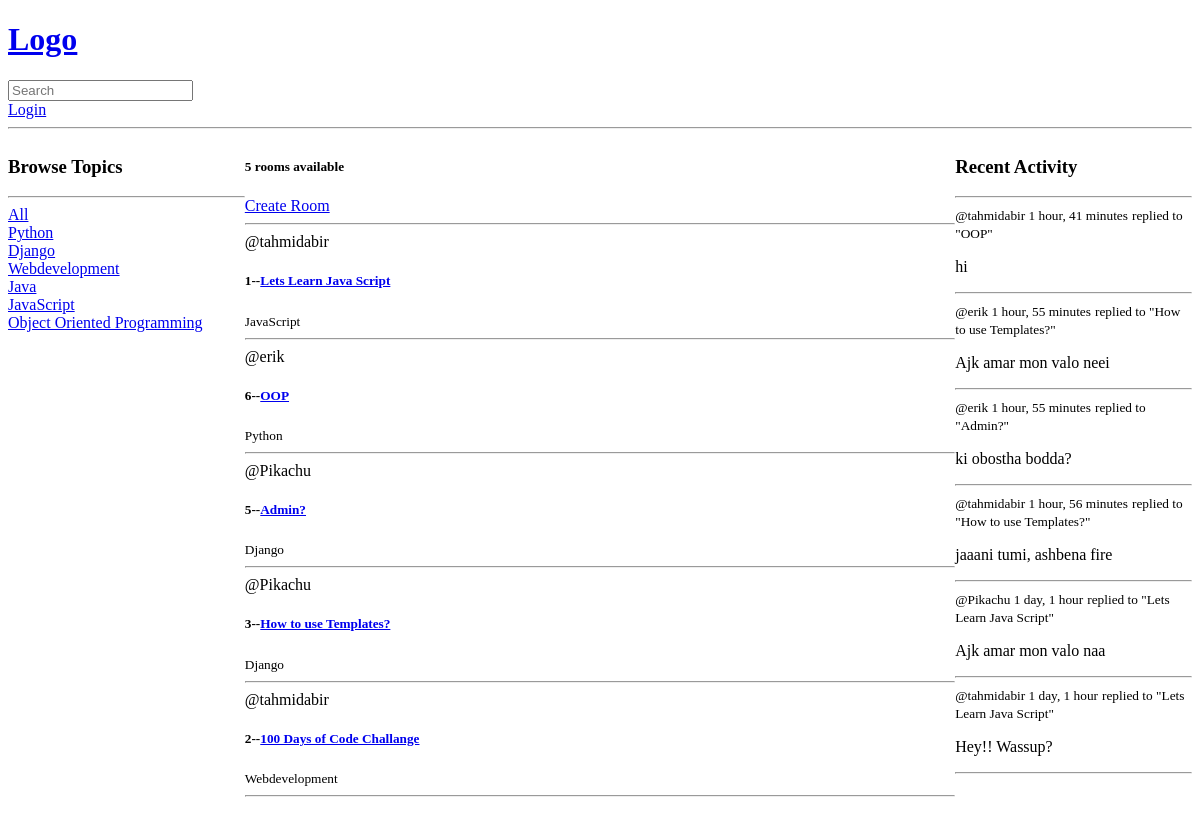
Before: / with the older database file.
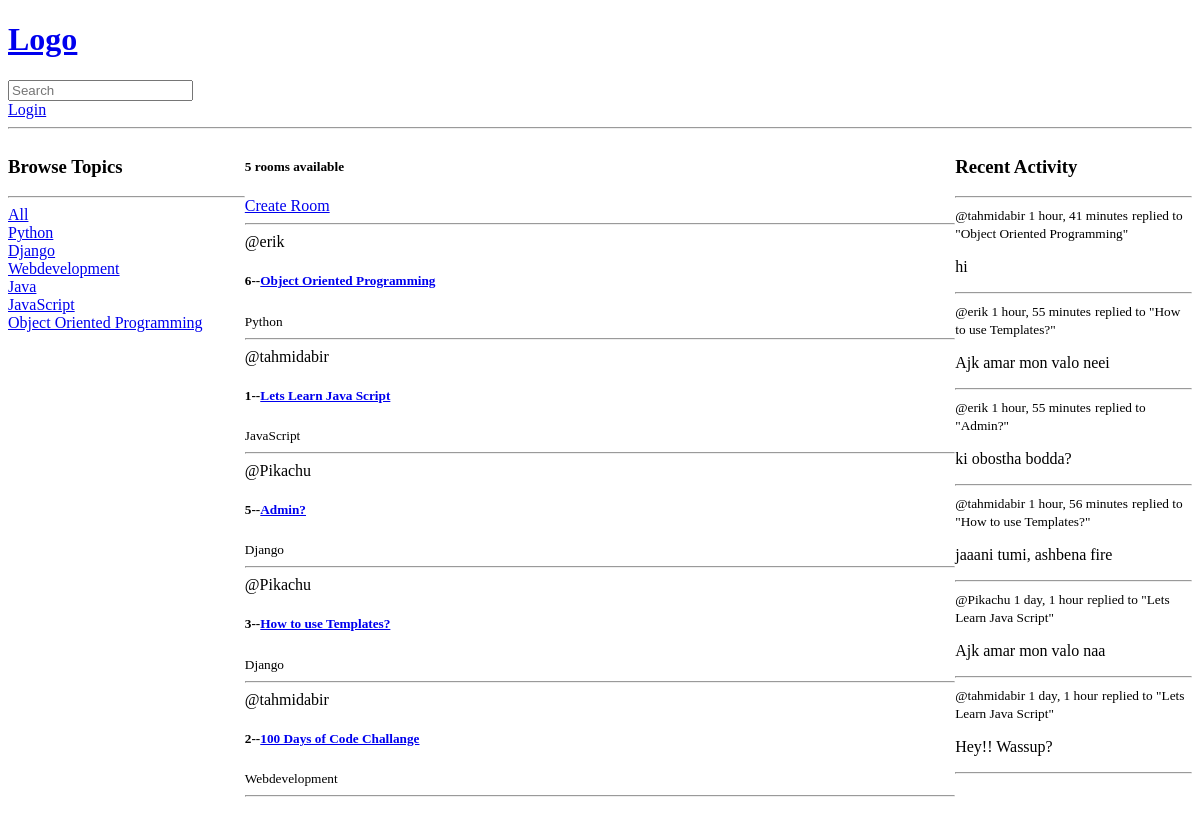
After: the same page with the newer database file.
### base/models.py (models this page shows, shortened)
class Topic(models.Model):
    name = models.CharField(max_length=200)

class Room(models.Model):
    host = models.ForeignKey(User, on_delete=models.SET_NULL,null=True)
    topic = models.ForeignKey(Topic, on_delete=models.SET_NULL,null=True)
    name = models.CharField(max_length=200)
    description = models.TextField(null=True, blank=True)
    participants=models.ManyToManyField(User,related_name='participants',blank=True)
    updated = models.DateTimeField(auto_now=True)  # auto_now updates everytime it got updated
    created = models.DateTimeField(auto_now_add=True)  # auto_mow_add only update once while updating
    class Meta:
        ordering = ['-updated','-created']
    def __str__(self):
        return self.name

class Message(models.Model):
    user = models.ForeignKey(User, on_delete=models.CASCADE)
    room = models.ForeignKey(Room, on_delete=models.CASCADE)
    body = models.TextField()
    updated = models.DateTimeField(auto_now=True)
    created = models.DateTimeField(auto_now_add=True)
    class Meta:
        ordering = ['-updated','-created']
    def __str__(self):
        return self.body[0:50]

### base/views.py (the view)
# urls.py: path('', views.home, name='home'),
def home(request):
    q = request.GET.get('q') if request.GET.get('q')!=None else ''
    rooms = Room.objects.filter(
        Q(topic__name__icontains=q) |
        Q(name__icontains=q) |
        Q(description__icontains=q)
        )
    topics = Topic.objects.all()
    room_count = rooms.count()
    room_messages = Message.objects.all()
    context={'rooms':rooms,'topics':topics,'room_count':room_count, 'room_messages':room_messages}
    return render(request,'base/home.html',context)

### base/templates/base/home.html (shortened to what this page needs)
{% extends 'main.html'%}
{% block content%}
<div class="home-container">
    <div>
        <h3>Browse Topics</h3>
        <hr>
            <div>
                <a href="{% url 'home'%}">All</a>
            </div>
        {% for topic in topics %}
            <div>
                <a href="{% url 'home'%}?q={{topic.name}}">{{topic.name}}</a>
            </div>
        {% endfor %}
    </div>
    <div>
        <h5>{{room_count}} rooms available</h5>
    <a href="{%url 'create-room'%}">Create Room</a>
        <hr>
    <div>
        {% for room in rooms%}
            <div>
                <span>@{{room.host.username}}</span>
                <h5>{{room.id}}--<a href="{%url 'room' room.id %}">{{room.name}}</a></h5>
                <small>{{room.topic.name}}</small>
                <hr>
            </div>
        {% endfor %}
    </div>
    </div>
    <div>
        <h3>Recent Activity</h3>
        <hr>
        {% for message in room_messages %}
            <div>
                <small>@{{message.user}} {{message.created| timesince}}</small>
                <small>replied to "{{message.room}}"</small>
                <p>{{message}}</p>
            </div>
        <hr>
        {% endfor%}
    </div>
{% endblock %}

Changed rows visible on the page:
changed Room "erik": name "OOP" → "Object Oriented Programming"; moves up the list
changed through a linked row, Message "hi": room "OOP" → "Object Oriented Programming"
